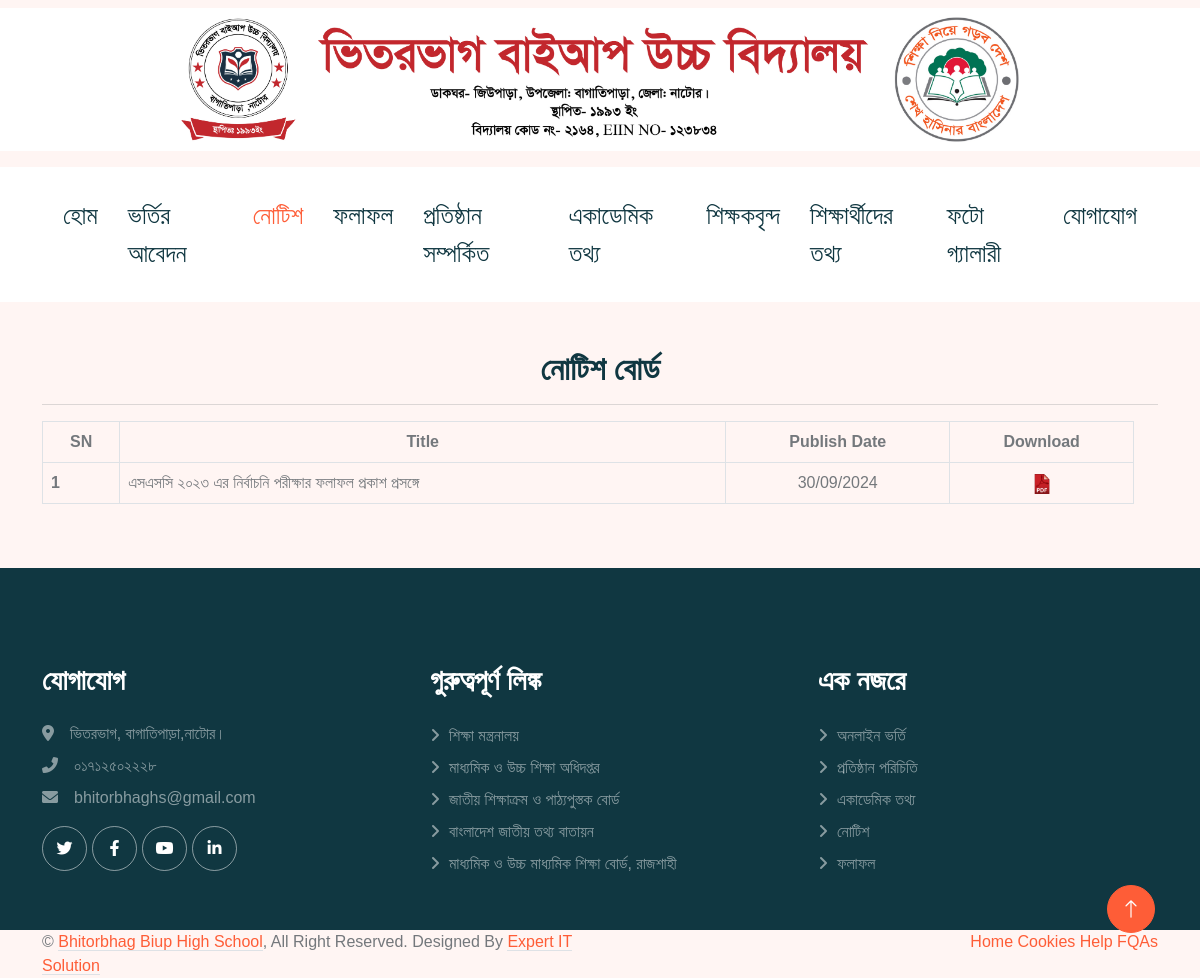
The page /notice/ on the database its author committed.
### home/models.py (models this page shows, shortened)
class TimeStampedModel(models.Model):
    created_at = models.DateTimeField(auto_now_add=True,null=True)
    updated_at = models.DateTimeField(auto_now=True,null=True)
    class Meta:
        abstract = True

class Notice(TimeStampedModel):
    title = models.TextField(verbose_name="শিরোনাম")
    attachment = models.FileField(upload_to='Notice/',null=True,blank=True,verbose_name="নোটিশ তথ্য PDF")
    class Meta:
        ordering = ['-id']
        verbose_name_plural = 'নোটিশ বোর্ড'

### home/views.py (the view)
# urls.py: path('notice/',NoticeView.as_view(),name='notice'),
class NoticeView(TemplateView):
    template_name = 'notice.html'
    def get_context_data(self, **kwargs):
        context = super().get_context_data(**kwargs)
        context['notices'] = Notice.objects.all()
        return context

### home/contextprocessors.py (called while the page is built)
def social_and_contact(request):
    try:
        social_media = SocialMedia.objects.last()
    except SocialMedia.DoesNotExist:
        social_media = None
    try:
        contact_info = Contact.objects.last()
    except Contact.DoesNotExist:
        contact_info = None
    return {
        'social_media': social_media,
        'contact_info': contact_info
    }

### templates/notice.html (shortened to what this page needs)
{% extends "base.html" %}
{% load static %}
{% block body %}
    <div class="container-fluid bg-white p-0">
      {% include "include/navbar.html" %}
      <div class="container">
        <div class="row">
            <div class="col-md-12 mt-5 text-center">
                <h2 style="font-family: 'Kalpurush', sans-serif;">নোটিশ বোর্ড</h2>
                <hr>
            </div>
            <div class="row">
                <div class="col-md-12">
                    <table class="table table-bordered">
                        <thead class="text-center">
                          <tr>
                            <th scope="col" class="SL">SN</th>
                            <th scope="col" class="Title">Title</th>
                            <th scope="col"class="SL">Publish Date</th>
                            <th scope="col"class="SL">Download</th>
                          </tr>
                        </thead>
                        <tbody>
                          {% for notice in notices %}
                            <tr>
                                <th scope="row">{{ forloop.counter }}</th>
                                <td>{{ notice.title }}</td>
                                <td style="text-align: center;">{{ notice.created_at|date:"d/m/Y" }}</td>
                                <td style="text-align: center;">
                                    {% if notice.attachment %}
                                        <a href="{{ notice.attachment.url }}" target="_blank">
                                           <img src="{% static 'img/pdf.png' %}" style="width:20px;" alt="PDF">
                                        </a>
                                    {% else %}
                                        No attachment
                                    {% endif %}
                                </td>
                            </tr>
                         {% endfor %}
                        </tbody>
                      </table>
                </div>
            </div>
        </div>
    </div>
{% endblock body %}

### static/css/style.css (style rules this page uses)
:root { --primary: #fe5d37; --light: #fff5f3; --dark: #103741; }
h1, h2, h3, h4, .h1, .h2, .h3, .h4, .display-1, .display-2, .display-3, .display-4, .display-5, .display-6 { font-family: "Lobster Two", cursive; font-weight: 700; }
body { font-family: "Kalpurush", Arial, sans-serif !important; }

### rows shown on the page
Notice: title "এসএসসি ২০২৩ এর নির্বাচনি পরীক্ষার ফলাফল প্রকাশ প্রসঙ্গে", created_at "30/09/2024"
